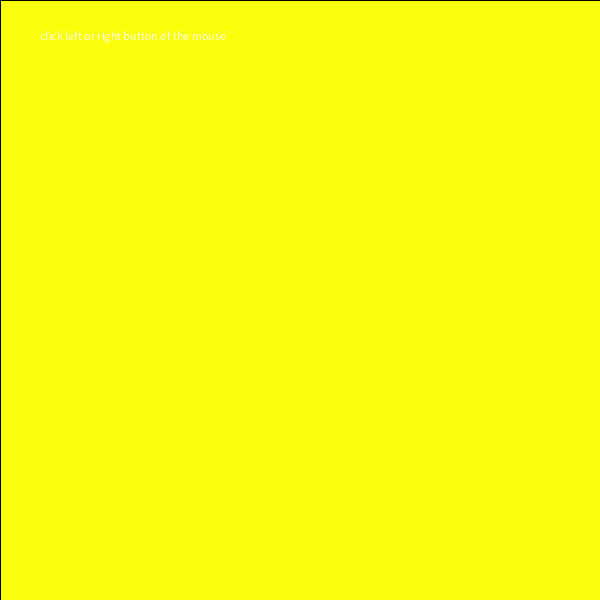
Frame 1 (no input)
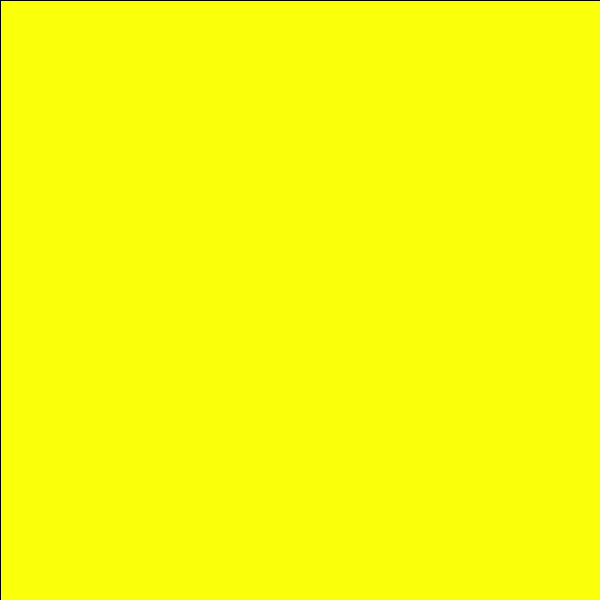
Frame 60 (the mouse pressed at the canvas centre just before this capture)
Frame 120 (the mouse held since frame 60 and released just before this capture): identical to frame 60, image omitted

The Processing sketch that drew these frames (run headless with seeded random() and noise(); from frame 60 on, the mouse is pressed at the canvas centre):

// Processing sketch: processing_38815
// ── processing_38815.pde

float a=0.0;
float s=0.5;
float ss=0.8;
float y=mouseY;
void setup(){
  size(600,600);
  background(250,255,10);
smooth();
frameRate(30);

}
void draw(){
 text("click left or right button of the mouse`",40,40);
  fill(250,255,10,30);//to make shadow of the movement
 rect(0,0,600,600);
 
 translate(mouseX,mouseY);//set center as (mouseX,mouseY)
 if(mousePressed){
 if (mouseButton==LEFT){  
 drawBear();
 }else if (mouseButton==RIGHT){
   drawPanda();
 }}}
 void drawPanda(){
    a+=0.1;
  s+=0.02;
  float gravity=abs(mouseY*0.1);
  mouseY+=ss*gravity;
  rotate(-a);//rotate the panda (opposite direction)
  scale(s);//scale the panda
  if(s>1.5){s=0.5;}
  if((mouseY>height&&ss>0)||(mouseY<0&&ss<0)){
    ss=-ss;}
//ears of panda
fill(0);
ellipse(-70,-50,70,70);
ellipse(70,-50,70,70);
//head of panda
fill(255);
strokeWeight(4);
ellipse(0,0,200,180);
//eyes of panda
fill(0);
ellipse(-50,10,60,70);
ellipse(50,10,60,70);
fill(255);
ellipse(-50,0,12,12);
ellipse(50,0,12,12);
//nose of panda
fill(0);
ellipse(0,50,15,10);
//mouse of panda
noFill();
stroke(0);
strokeWeight(4);
bezier(-5,70,-5,75,5,75,5,70);}
void drawBear(){
    a+=0.1;
  s+=0.02;
  float gravity=abs(mouseY*0.1);
  mouseY+=ss*gravity;
  rotate(a);//rotate the bear
  scale(s);//scale the bear
  if(s>1.5){s=0.5;}
  if((mouseY>height&&ss>0)||(mouseY<0&&ss<0)){
    ss=-ss;}
//ears of bear
fill(142,64,0);
stroke(0);
strokeWeight(4);
ellipse(-70,-50,70,70);
ellipse(70,-50,70,70);
//head of bear
fill(142,64,0);
stroke(0);
strokeWeight(4);
ellipse(0,0,200,180);
//eyes of bear
fill(255);
ellipse(-50,0,30,30);
ellipse(50,0,30,30);
fill(0);
ellipse(-60,0,7,7);
ellipse(40,0,7,7);
//mouse of bear
strokeWeight(2);
fill(230,140,0);
stroke(0);
ellipse(0,50,80,70);
stroke(0);
strokeWeight(2);
line(0,20,0,65);
line(0,65,-8,70);
line(0,65,8,70);
//nose of bear
fill(0);
ellipse(0,20,20,15);}
